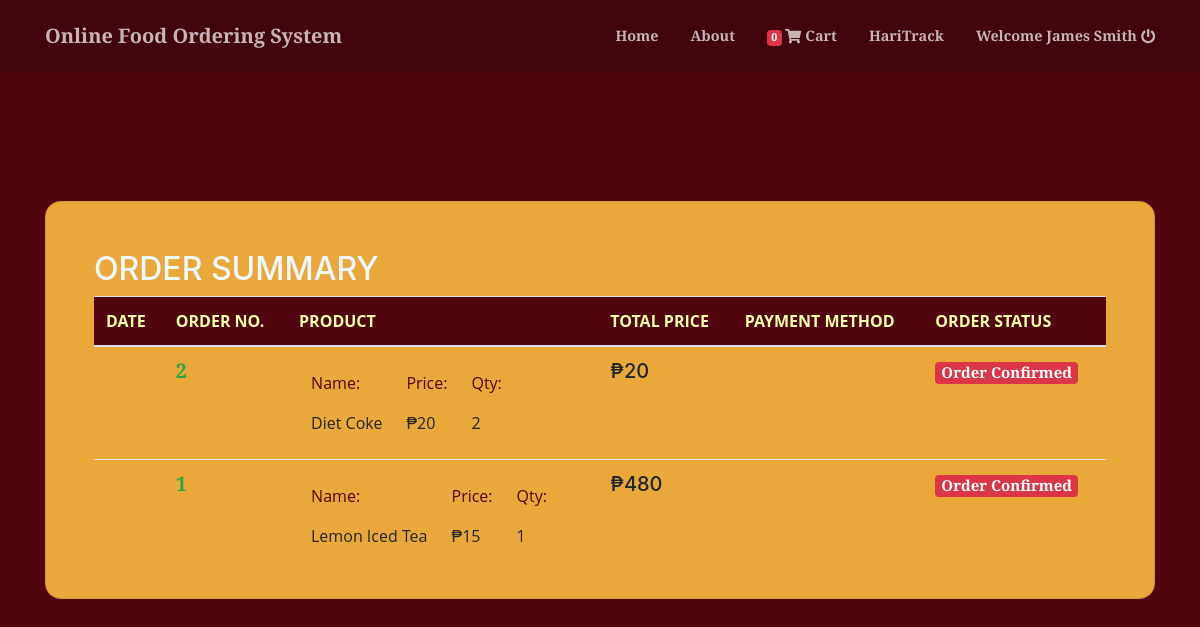
Screenshot of /index.php?page=tracking (signed in) with the database file from the repository.
### tables this page shows
CREATE TABLE `orders` (
  `id` int(30) NOT NULL,
  `name` text NOT NULL,
  `address` text NOT NULL,
  `mobile` text NOT NULL,
  `email` text NOT NULL,
  `status` tinyint(1) NOT NULL DEFAULT 0
);

### tracking.php (the view, shortened to what this page needs)
<div class="container-fluid">
  <section class="vh-100">
    <div class="container py-5 h-100">
      <div class="row d-flex justify-content-center align-items-center h-100">
        <div class="col-12">
          <div class="card card-stepper text-black" style="border-radius: 16px;">
            <div class="card-body p-5">
            <div class="table-responsive" style="height: 300px; overflow-y: scroll; scrollbar-color: red yellow; scrollbar-width: thin;">
                <h2>ORDER SUMMARY</h2>
                <table class="table">
                <thead class="sticky-top" style="background: #51050F; color: #F7FFA8;">
  <tr>
    <th>DATE</th>
    <th>ORDER NO.</th>
    <th>PRODUCT</th>
    <th>TOTAL PRICE</th>
    <th>PAYMENT METHOD</th>
    <th>ORDER STATUS</th>
  </tr>
</thead>
                  <tbody>
                    <?php
                    include 'admin/db_connect.php';
                    $qrynew = $conn->query("SELECT * from orders where name = '" . $_SESSION['login_first_name'] . ' ' . $_SESSION['login_last_name'] . "' order by id DESC");
                    while ($rownew = $qrynew->fetch_assoc()):
                    ?>
                      <tr>
                        <td>
                        </td>
                        <td>
                          <h5 class="mb-0"><span class="text-primary font-weight-bold"><?php echo $rownew['id'] ?></span></h5>
                        </td>
                        <td>
                          <table>
                            <tbody>
                              <?php
                              $total = 0;
                              $orderid = $rownew['id'];
                              $qry = $conn->query("SELECT pll.name, orl.qty, pll.price FROM order_list orl JOIN product_list pll ON orl.product_id = pll.id where orl.order_id = " . $orderid);
                              while($row=$qry->fetch_assoc()):
                              ?>
                                <tr>
                                  <td style="border:none; text-align: left;"><p style="color:#51050F;"> Name:</p> <?php echo $row['name'] ?></td>
                                  <td style="border:none; text-align: left;"><p style="color:#51050F;"> Price:</p> &#8369;<?php echo $row['price'] ?></td>
                                  <td style="border:none; text-align: left;"><p style="color:#51050F;">Qty:</p> <?php echo $row['qty'] ?></td>
                                </tr>
                              <?php
                                $total += $row['price'];
                                endwhile;
                              ?>
                            </tbody>
                          </table>
                        </td>
                        <td>
                                <h5 colspan="3" style="border:none; text-align: left;">&#8369;<?php echo $total ?></h5>
                              </td>
                        <td>
                        </td>
                        <td>
                          <h5 class="mb-0">
                            <?php if($rownew['status'] == 0): ?>
                              <span class="badge badge-secondary">For Verification</span>
                            <?php elseif($rownew['status'] == 1): ?>
                              <span class="badge badge-danger">Order Confirmed</span>
                            <?php elseif($rownew['status'] == 2):?>
                              <span class="badge badge-info">Out For Delivery</span>
                            <?php elseif($rownew['status'] == 3): ?>
                              <span class="badge badge-warning">Order Arrived</span>
                            <?php else: ?>
                              <span class="badge badge-success">Payment Received</span>
                            <?php endif; ?>
                          </h5>
                        </td>
                      </tr>
                    <?php endwhile; ?>
                  </tbody>
                </table>
              </div>
            </div>
          </div>
        </div>
      </div>
    </div>
  </section>
</div>

### rows the page displays
orders: id "2", name "Diet Coke", price "20", qty "2", total "20", status "Order Confirmed"
orders: id "1", name "Lemon Iced Tea", price "15", qty "1", total "480", status "Order Confirmed"

### other values shown
$_SESSION['setting_name'] "Online Food Ordering System"
$_SESSION['login_first_name'] "James"
$_SESSION['login_last_name'] "Smith"
